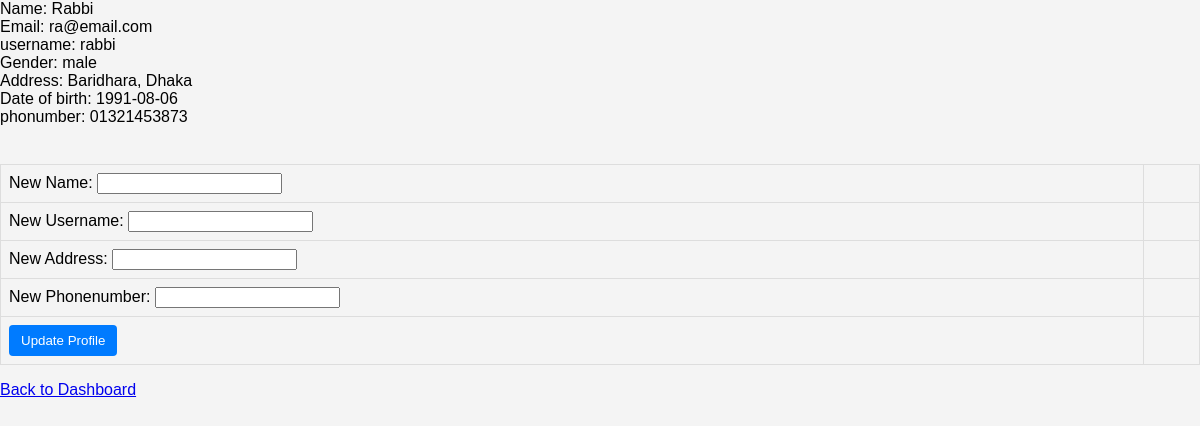
The page /view/customer_Editprof.php (signed in) on the database its author committed.
### tables this page shows
CREATE TABLE `users` (
  `id` int(100) NOT NULL,
  `name` text NOT NULL,
  `email` varchar(250) NOT NULL,
  `username` varchar(250) NOT NULL,
  `password` varchar(150) NOT NULL,
  `gender` varchar(250) NOT NULL,
  `address` text NOT NULL,
  `dob` date NOT NULL,
  `phonumber` varchar(100) NOT NULL
);

### Model/mydb.php (called while the page is built, shortened)
<?php
class myDB
{
    function getUserInfo($conn,$tablename, $email)
    {
        $sql = "SELECT * FROM $tablename WHERE email='$email'";
        $result = $conn->query($sql);
        return $result;
    }
}
?>

### view/customer_Editprof.php (the view, shortened to what this page needs)
<!DOCTYPE html>
<html lang="en">
<head>
    <link rel="stylesheet" href="../layer/layout.css">
</head>
<body>
<?php
    if (true) {
        include '../Model/mydb.php';
        $myDB = new myDB();
        $conn = $myDB->openCon();
        $email = $_SESSION['email'];
        $result = $myDB->getUserInfo($conn, 'users', $email);
        if ($result && $result->num_rows > 0) {
            $row = $result->fetch_assoc();
            $name = $row['name'];
            $email = $row['email'];
            $username = $row['username'];
            $gender = $row['gender'];
            $address = $row['address'];
            $dob = $row['dob'];
            $phonumber = $row['phonumber'];
            echo 'Name: '.$name. "<br>";
            echo 'Email: '.$email."<br>";
            echo 'username: '.$username."<br>";
            echo 'Gender: '.$gender."<br>";
            echo 'Address: '.$address."<br>";
            echo 'Date of birth: '.$dob."<br>";
            echo 'phonumber: '.$phonumber."<br>";
            echo "<br>";
            echo '<form method="POST" action="../controller/customer_Editprofpro.php" onsubmit="return getproform();">
            <table>
            <tr>
                            <td>
                            New Name: <input type="text" name="newName" id="sname" onkeyup="checkName();"><br>
                            </td>
                            <td
                                id="snameerror">
                            </td>
            </tr>
            <tr>
                            <td>
                            New Username: <input type="text" name="newUsername" id="uname" onkeyup="checkUsername();"><br>
                            </td>
                            <td
                                id="unameerror">
                            </td>
            </tr>
            <tr>
                            <td>
                            New Address: <input type="text" name="newAddress" id="address" onkeyup="checkAddress();"><br>
                            </td>
                            <td
                                id="addresserror">
                            </td>
            </tr>
            <tr>
                            <td>
                            New Phonenumber: <input type="text" name="newPhonumber" id="phnumber" onkeyup="checkPhnumber();"><br>
                            </td>
                            <td
                                id="phnumbererror">
                            </td>
            </tr>
            <tr>
                            <td>
                            <input type="submit" name="submit" value="Update Profile">
                            </td>
            </tr>
            </table>
            ';
        } else {
            echo 'Error fetching  profile.';
        }
        echo '<p><a href="../view/customer_dash.php">Back to Dashboard</a></p>';
    } else {
        echo 'Access denied.';
    }
    ?>
</body>
</html>

### layer/layout.css (style rules this page uses)
body { font-family: Arial, sans-serif; margin: 0; padding: 0; background-color: #f4f4f4; }
table { width: 100%; border-collapse: collapse; margin-top: 20px; }
table, th, td { border: 1px solid #ddd; }
th, td { padding: 8px; text-align: left; }
form { margin-top: 20px; }
input[type="submit"] { background-color: #007BFF; color: white; padding: 8px 12px; border: none; border-radius: 4px; cursor: pointer; }

### rows shown on the page
users: name "Rabbi", email "ra@email.com", username "rabbi", gender "male", address "Baridhara, Dhaka", dob "1991-08-06", phonumber "01321453873"
